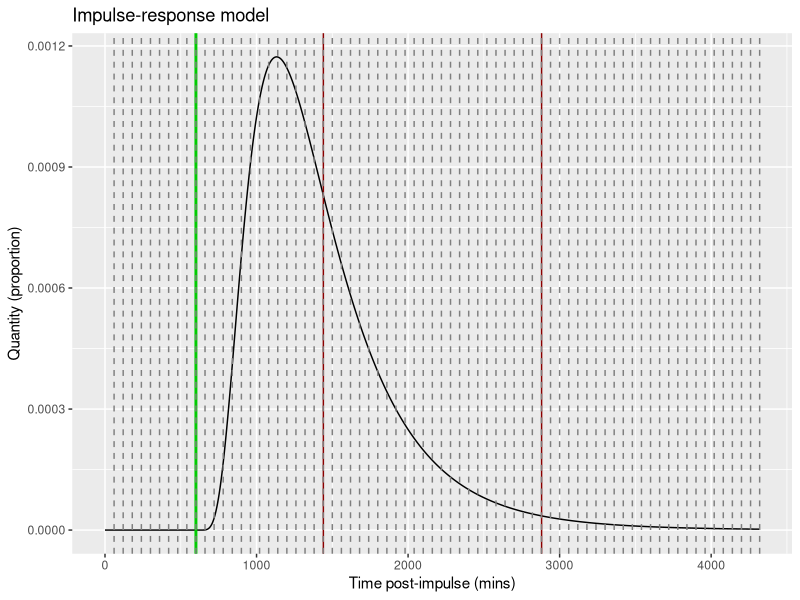
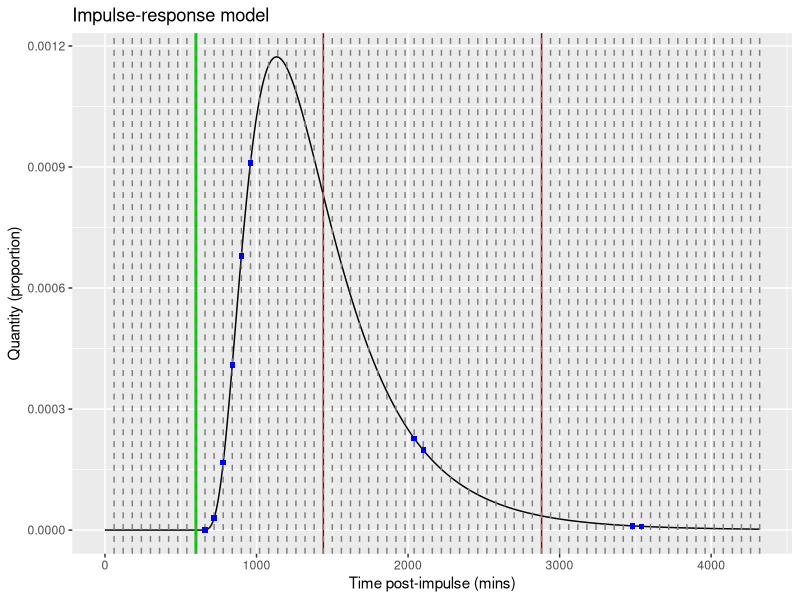
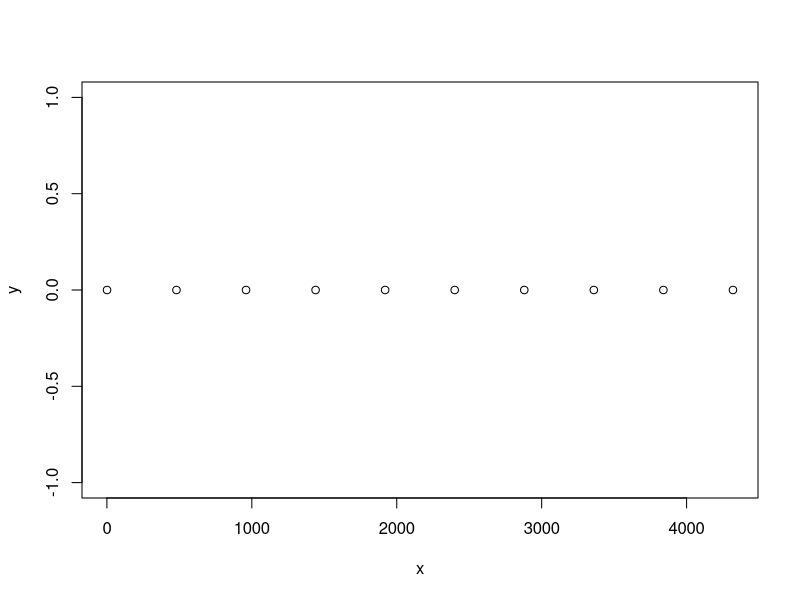
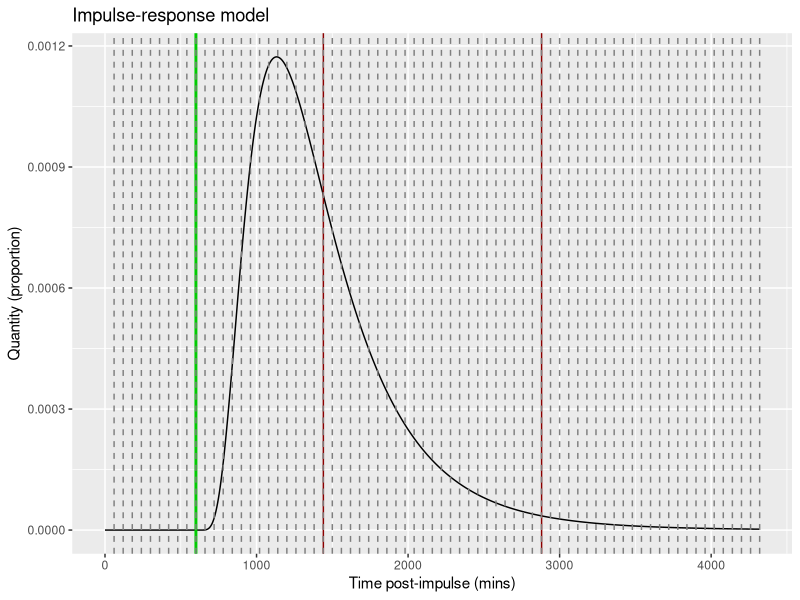

Reproduce these figures in R, in order.
# aim: to trial a experiment for estimating,
# 1) the residence time for specific sampling points (alpha) (minutes)
# 2) the percentage recovery (rho)

# ** Brief description of model **
# - Assuming a impulse-response model...
# - an amount (impulse) is deposited in the sewer network, upstream
# - this is then detected downstream, as a response
# - the response is assumed to take the form of a Gaussian distribution,
# - with mean "alpha" and variance "alpha_v"

# assumptions in the model...
# we know the residence time (alpha), assume minutes
# the recovery is 1.00
# the distribution of alpha is normal

setwd("~/Documents/GitHub/ww-spiking-expment-1")

library(ggplot2)

# Assumptions of the impulse
impulse <- 1
alpha <- 60*12
alpha_v <- 3
t_max <- 60*24*3

# assumptions for the sampling
samp <- 10 # maximum number of samples
samp_dur <- 1 # duration of the sampling

# simple plot of normal dist
# ty - the distribution of impulse once deposited, asssuming a average post-impulse time of alpha

time_impulse <- 10 # ie. 10 am
t <- seq(0,t_max,1)
ty <- dlnorm(t,log(alpha),sd=log(sqrt(alpha_v)))

# need to add time pre-impulse
t_star <- c(seq(0,time_impulse*60,1),t[2:length(t)]+(time_impulse*60))
ty_star <- c(rep(0,time_impulse*60),ty)
  
dat <- data.frame(t_star,ty_star)

p1 <- ggplot(dat,aes(x=t_star,y=ty_star)) + geom_line() +
  geom_vline(xintercept = time_impulse*60,lty=1,lwd=1,col="green3") +
  geom_vline(xintercept = seq(60*24,t_max,60*24)+1,lty=1,col="red4") +
  geom_vline(xintercept = seq(60,t_max,60),lty=2,col="grey50") +
  labs(title="Impulse-response model",x ="Time post-impulse (mins)", y = "Quantity (proportion)") +
  xlim(0,3*24*60)

p1

ggsave("impulse_response.png",p1,height=5,width=6,units = c("cm"))

# assume that samples are taken x6 on first day, x2 on second and third.
ss <- c((seq(1:6)+10)*60,(24+10)*60,(24+11)*60,(24+24+10)*60,(24+24+11)*60) # sampling times
oo <- match(ss,dat$t_star)
yy <- dat$ty_star[oo] # these are our samples
tmp <- data.frame(ss,yy)

p1a <- ggplot(dat,aes(x=t_star,y=ty_star)) + geom_line() +
  geom_vline(xintercept = time_impulse*60,lty=1,lwd=1,col="green3") +
  geom_vline(xintercept = seq(60*24,t_max,60*24)+1,lty=1,col="red4") +
  geom_vline(xintercept = seq(60,t_max,60),lty=2,col="grey50") +
  geom_point(data=tmp,aes(ss,yy),pch=15,col="blue") +
  labs(title="Impulse-response model",x ="Time post-impulse (mins)", y = "Quantity (proportion)") +
  xlim(0,3*24*60)

p1a

# so let's optimistically hope that all the tracer will be shed within about 1 hour
# - this corresponds to about alpha_v = 50


# 1 - simulate our output response
# - simulate our data collection (x)
x <- floor(seq(1,t_max,length.out=samp))

# here we want to have a value of the impulse that will be present in
# the sample...
# this is going to be complicated because,
# - time is continuous! (or split into segments)
# - diluation is going to happen in the water and we
#   need to account for this!
y <- dnorm(x,alpha,sd=sqrt(alpha_v))

plot(x,y)

# estimate the values of alpha from this data
# using MoM...
# using the equation in the paper..

# I'm not sure if the dnorm should be used above, or something else?
#e_hat <- y / *integral of y*
# https://stat.ethz.ch/R-manual/R-devel/library/stats/html/ecdf.html  
  x <- rnorm(12)
Fn <- ecdf(x)
